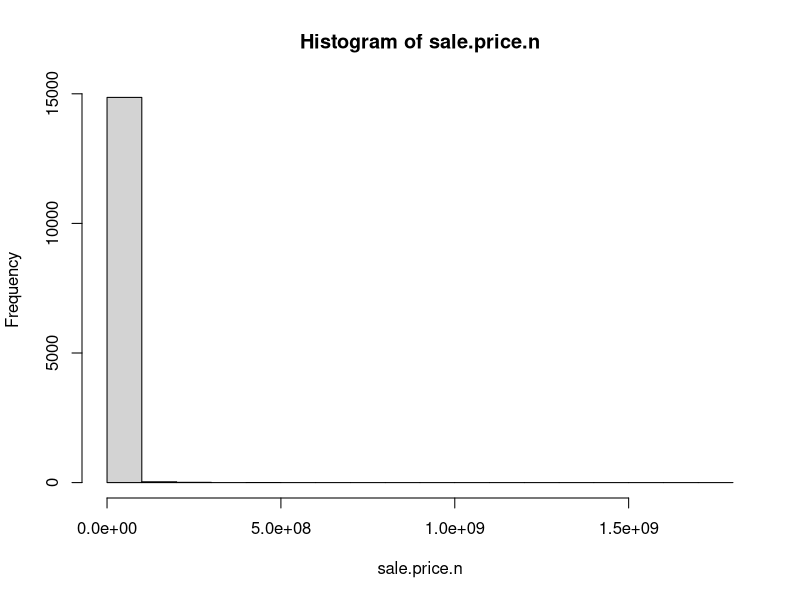
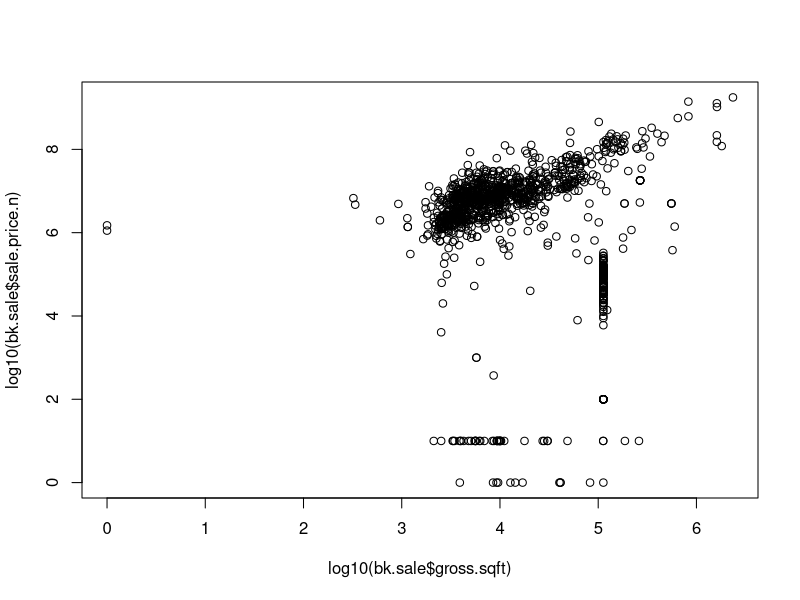
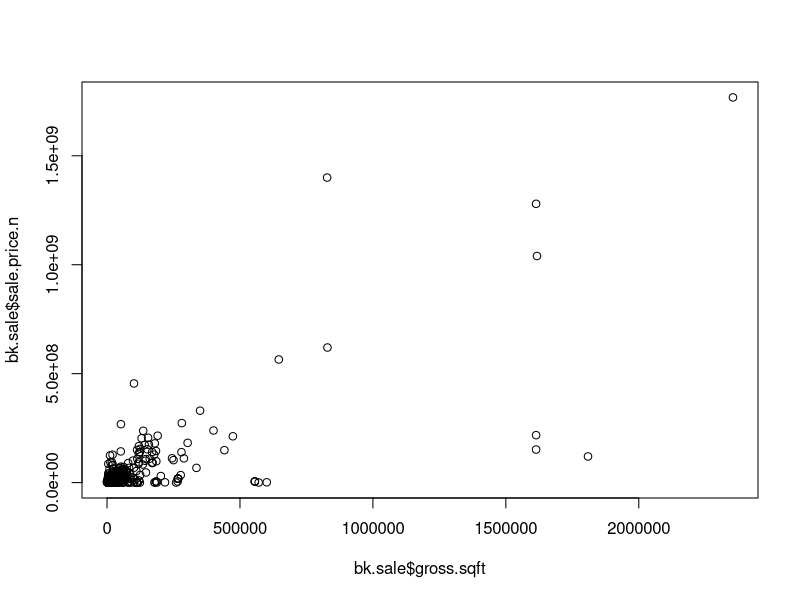
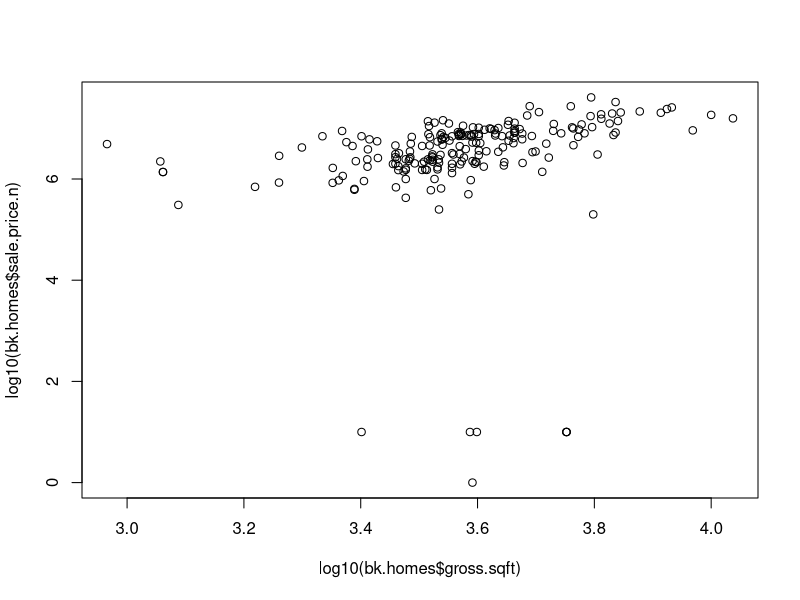
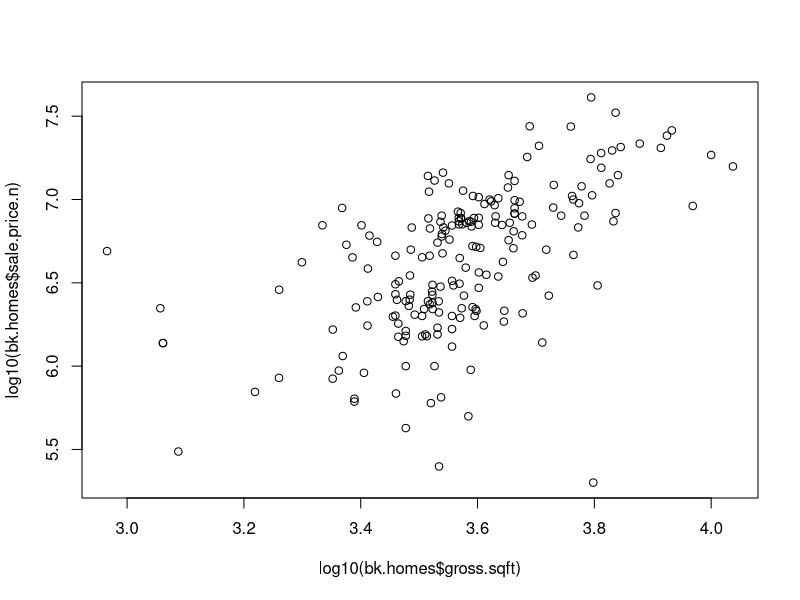

These charts were generated, in order, by the following R code:
# Author: Benjamin Reddy
# Taken from pages 49-50 of O'Neil and Schutt

library(plyr)

# http://www1.nyc.gov/site/finance/taxes/property-rolling-sales-data.page


# read csv file
bk <- read.csv("data/rollingsales_manhattan.csv",skip=4,header=TRUE)

## Check the data
head(bk)
summary(bk)
str(bk) # Very handy function!
#Compactly display the internal structure of an R object.


## clean/format the data with regular expressions
## More on these later. For now, know that the
## pattern "[^[:digit:]]" refers to members of the variable name that
## start with digits. We use the gsub command to replace them with a blank space.
# We create a new variable that is a "clean' version of sale.price.
# And sale.price.n is numeric, not a factor.
bk$SALE.PRICE.N <- as.numeric(gsub("[^[:digit:]]","", bk$SALE.PRICE))
count(is.na(bk$SALE.PRICE.N))

names(bk) <- tolower(names(bk)) # make all variable names lower case

## Get rid of leading digits
bk$gross.sqft <- as.numeric(gsub("[^[:digit:]]","", bk$gross.square.feet))
bk$land.sqft <- as.numeric(gsub("[^[:digit:]]","", bk$land.square.feet))
bk$year.built <- as.numeric(as.character(bk$year.built))

## do a bit of exploration to make sure there's not anything
## weird going on with sale prices
attach(bk)
hist(sale.price.n) 
detach(bk)

## keep only the actual sales

bk.sale <- bk[bk$sale.price.n!=0,]
png("analysis/grosssqftvssaleprice.png")
plot(bk.sale$gross.sqft,bk.sale$sale.price.n)
dev.off()
plot(log10(bk.sale$gross.sqft),log10(bk.sale$sale.price.n))
png("analysis/log10grosssqftvssaleprice.png")
dev.off()

## for now, let's look at 1-, 2-, and 3-family homes
bk.homes <- bk.sale[which(grepl("FAMILY",bk.sale$building.class.category)),]
dim(bk.homes)
png("analysis/log10grosssqftvssaleprice-123familyhomes.png")
plot(log10(bk.homes$gross.sqft),log10(bk.homes$sale.price.n))
dev.off()
summary(bk.homes[which(bk.homes$sale.price.n<100000),])
""

## remove outliers that seem like they weren't actual sales
bk.homes$outliers <- (log10(bk.homes$sale.price.n) <=5) + 0
bk.homes <- bk.homes[which(bk.homes$outliers==0),]
png("analysis/grosssqftvssaleprice-removedoutliers.png")
plot(log10(bk.homes$gross.sqft),log10(bk.homes$sale.price.n))
dev.off()